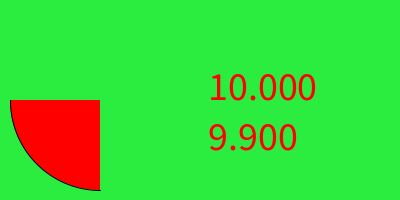
Frame 1 (no input)
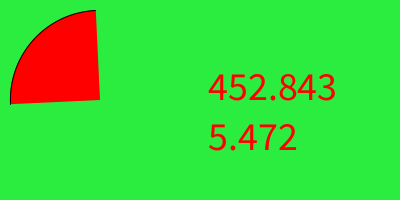
Frame 60 (the mouse pressed at the canvas centre just before this capture)
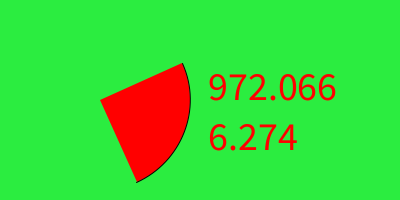
Frame 120 (the mouse held since frame 60 and released just before this capture)

The Processing sketch that drew these frames (run headless with seeded random() and noise(); from frame 60 on, the mouse is pressed at the canvas centre):

// Processing sketch: week16_6
// ── week16_6.pde
void setup(){
   size(400,200);
   fill(255,0,0);
   textSize(40);
}
float shift=0, v=10;
void mousePressed(){
   v=random(10)+5;
}
void draw(){
   background(43,237,64);
   float start = radians(90+shift);
   float stop = radians(180+shift);
   arc(100,100,180,180,start,stop);
   if(v>0.1){
   shift+=v;
   v=v*0.99;
 }
   text(shift,200,100);
   text(v,200,150);
}
